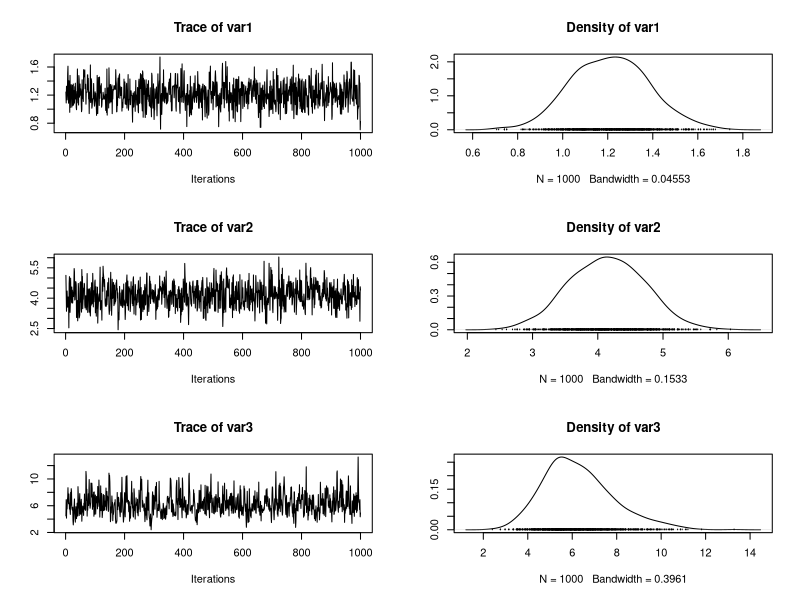
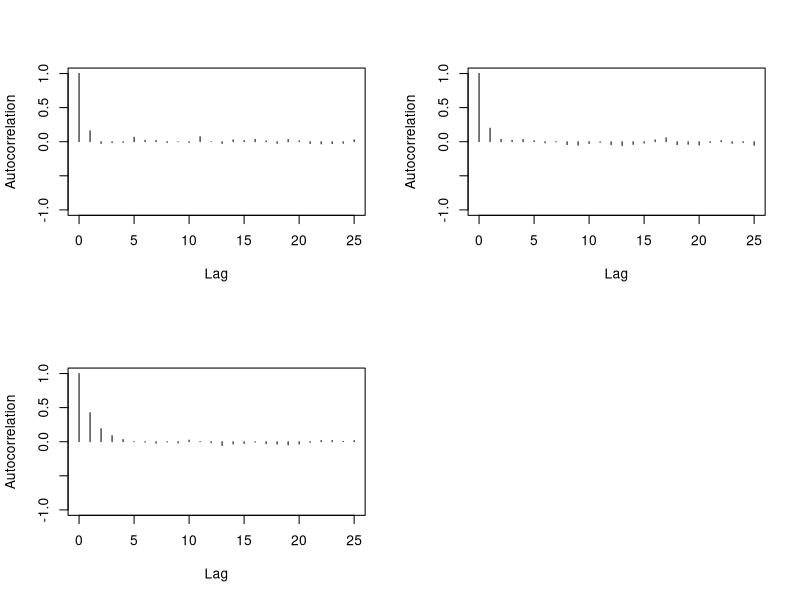
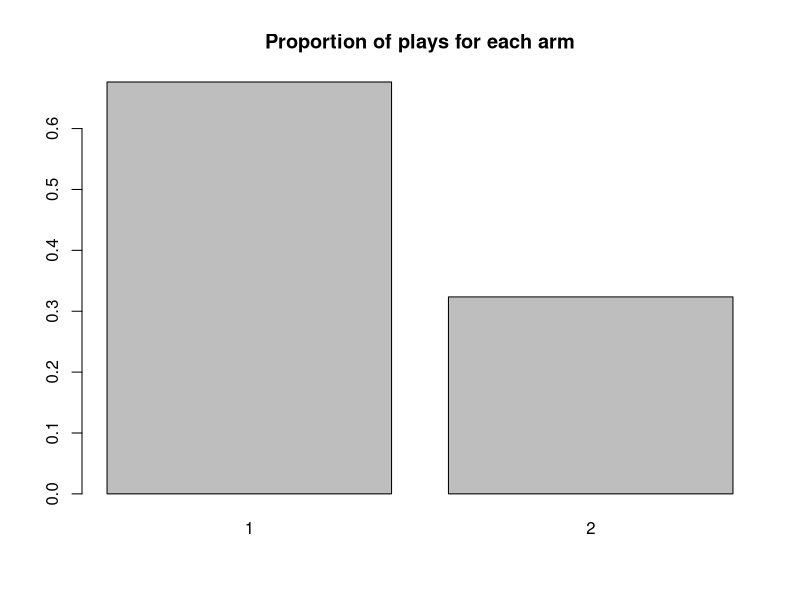
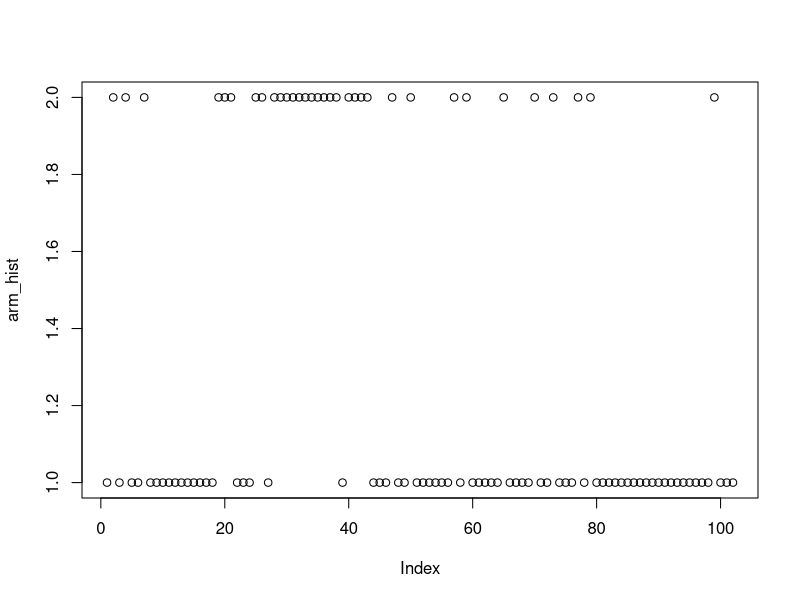

Here is the R script that generated these plots, in order:
## ---- chunk 1
knitr::opts_chunk$set(echo = TRUE, fig.pos = 'h', fig.align = 'center')
knitr::opts_chunk$set(fig.cap = "",  fig.path = "Plot")
library(coda)
library(evd)
library(coda)
## ---- chunk 2
set.seed(1)
# parameter setup
K = 2
D = 3
A = matrix(c(1,1,0,0,1,1),nrow = K, ncol = D,byrow = TRUE)
alpha_truth = c(1,5,10)
## ---- chunk 3
compute_loglikelihood <- function(arm_hist, Y_hist, alpha, A){
  # Compute the loglikelihood of given alpha and structure A
  # arm_hist: a vector of length #times indicating which arms were played in history
  # Y_hist: a vector of length #times recording the rewards we received from playing arm_hist
  # alpha: a vector of length D #sources indicating the shape parameters of sources at which the likelihood will be evaluated
  # A: a matrix of size #arms x #sources indicating the current configuration of the problem
  # return: likelihood
  
  It = arm_hist # a vector of size #times
  yt = matrix(Y_hist, nrow = length(arm_hist), ncol = D, byrow = FALSE) # a matrix of size #times x #sources
  a_Itd = A[It,] # a matrix of size #times x #sources
  alpha_d = matrix(alpha, nrow = length(arm_hist), ncol = D, byrow = TRUE)
  polynomial_terms = rowSums(a_Itd*alpha_d*yt^(-alpha_d-1)) # a vector of size #times
  exponential_terms = exp(-rowSums(a_Itd*yt^(-alpha_d))) # a vector of size #times
  loglikelihood = sum(log(polynomial_terms*exponential_terms))
  return(loglikelihood)
}
## ---- chunk 4
compute_acceptance_ratio <- function(arm_hist, Y_hist, alpha_current, alpha_new, d, A){
  # Compute the acceptance ratio of the proposed dth shape parameter in alpha_new with the current value in alpha_current under Metropolis-Hasting method
  # arm_hist: a vector of length #times indicating which arms were played in history
  # Y_hist: a vector of length #times recording the rewards we received from playing arm_hist
  # alpha_current: a vector of length D #sources indicating the current shape parameters of sources
  # alpha_new: a vector of length D #sources indicating the new shape parameters of sources
  # d: the index of the source that we are going to update
  # A: a matrix of size #arms x #sources indicating the current configuration of the problem
  # return: r: acceptance ratio for the newly proposed shape parameter of source #d
  
  a = 1 # prior parameters of alpha Gamma(a,b)
  b = 1 # prior parameters of alpha Gamma(a,b)
  
  # extract the shape parameter of the souce we want to update
  alpha_current_d = alpha_current[d]
  alpha_new_d = alpha_new[d]
  
  # compute the pdf of all parts in acceptance ratio formula for Metropolis-Hasting algo
  loglikelihood_alpha_current = compute_loglikelihood(arm_hist, Y_hist, alpha_current, A) #likelihood at alpha_current
  loglikelihood_alpha_new = compute_loglikelihood(arm_hist, Y_hist, alpha_new, A) #likelihood at alpha_new
  prior_alpha_current = (alpha_current_d^(a-1))*exp(-b*alpha_current_d) #prior at alpha_current
  prior_alpha_new = (alpha_new_d^(a-1))*exp(-b*alpha_new_d) #prior at alpha_new
  # g(alpha_current_d|alpha_new_d) Gamma(alpha_new_d*tuning,tuning)
  sample_alpha_current = dgamma(alpha_current_d, shape = alpha_new_d*tuning, rate = tuning)  
  # g(alpha_new_d|alpha_current_d) Gamma(alpha_current_d*tuning,tuning)
  sample_alpha_new = dgamma(alpha_new_d, shape = alpha_current_d*tuning, rate = tuning) 
  
  # compute acceptance ratio
  r = (exp(loglikelihood_alpha_new -loglikelihood_alpha_current)*prior_alpha_new*sample_alpha_current)/
  (prior_alpha_current*sample_alpha_new)

  return(r)
}
## ---- chunk 5
set.seed(1)
# Step 0: Constants
alpha_current = c(2,4,6) # start the chain with alpha = c(2,4,6)
tuning = 5 # tuning parameter of the proposal distribution
burnin = 200
steps = 100 # total number of play after initialization
top_two_prob = 0.9 # parameter for top-two sampling
 
# Step 1: Initialization: Play each arm once
arm_hist = c(rep(1,1), rep(2,1))
Y_hist = rep(0, length(arm_hist))
for (t in 1:length(arm_hist)) {
  It = arm_hist[t] # arm that was played at that step
  active_source = (A[It,])*(1:D) # which sources are active
  Y_hist[t] = max(rfrechet(sum(A[It,]),shape = alpha_truth[active_source]))
}

# Step 2: Sample shape parameter from posterior distribution after 200 burnin (avoid dependence on initial guess)
for (t in 1:(burnin+1)) {
  for (d in 1:D) {
    alpha_current_d = alpha_current[d]
    # propose new values using proposal distribution Gamma(alpha_current_d*tuning,tuning)
    alpha_new_d = rgamma(1, shape = alpha_current_d*tuning, rate = tuning)
    alpha_new = alpha_current
    alpha_new[d] = alpha_new_d
    
    # compute acceptance ratio
    r = compute_acceptance_ratio(arm_hist, Y_hist, alpha_current, alpha_new, d, A)
    u = runif(1,0,1)
    if (u<r) {
      # accept proposed value
      alpha_current = alpha_new
    }
  }
}

# Loop through step 3, 4
for (time in 1:steps) {
  # Step 3: With prob = 0.9, play arm connected to source with smallest sampled shape param. With prob = 0.1, play the other arm.
  
  # Find best arm for that round
  alpha_mat = matrix(alpha_current, nrow = K, ncol = D, byrow = TRUE)*A
  alpha_mat = replace(alpha_mat, alpha_mat == 0, NA)
  best_source = apply(alpha_mat, MARGIN = 1, min, na.rm = TRUE) # best source parameter for each arm
  arm_rank = order(best_source, decreasing = FALSE) # the rank of each arm (smallest to largest shape param)
  # Check for tie, if tie, play them uniformly at random
  if(sum(best_source == min(best_source)) > 1){
    option = (best_source == min(best_source))*1:K
    option = option[option!=0]          
    It = sample(option,1)
  }else{
    if (runif(1,0,1)<top_two_prob) {
      # play the best arm
      It = arm_rank[1]
    }else{
      # play the second best arm
      It = arm_rank[2]
    }
  }
  
  # Play arm It
  active_source = (A[It,])*(1:D) # which sources are active while playing It
  reward = max(rfrechet(sum(A[It,]),shape = alpha_truth[active_source])) # get reward from playing It
  # Update history
  arm_hist = c(arm_hist, It)
  Y_hist = c(Y_hist, reward)
  
  # Step 4: Sample new shape parameter from posterior distribution (Using Metropolis-Hasting)
  for (d in 1:D) {
    alpha_current_d = alpha_current[d]
    # propose new values using proposal distribution Gamma(alpha_current_d*tuning,tuning)
    alpha_new_d = rgamma(1, shape = alpha_current_d*tuning, rate = tuning)
    alpha_new = alpha_current
    alpha_new[d] = alpha_new_d
    
    # compute acceptance ratio
    r = compute_acceptance_ratio(arm_hist, Y_hist, alpha_current, alpha_new, d, A)
    u = runif(1,0,1)
    if (u<r) {
      # accept proposed value
      alpha_current = alpha_new
    }
  }
}
## ---- chunk 6
# start the chain using last sampled alpha_current
tuning = 5 # tuning parameter of the proposal distribution
burnin = 1000
size = 5000 # total number of posterior samples before thining
thining = 5
ALPHA = matrix(0, nrow = size, ncol = D) # matrix to save samples from posterior distribution
count = 0
accept = 0
for (t in 1:(burnin+size)) {
  for (d in 1:D) {
    alpha_current_d = alpha_current[d]
    # propose new values using proposal distribution Gamma(alpha_current_d*tuning,tuning)
    alpha_new_d = rgamma(1, shape = alpha_current_d*tuning, rate = tuning)
    alpha_new = alpha_current
    alpha_new[d] = alpha_new_d
    
    # compute acceptance ratio
    r = compute_acceptance_ratio(arm_hist, Y_hist, alpha_current, alpha_new, d, A)
    u = runif(1,0,1)
    count = count + 1
    if (u<r) {
      # accept proposed value
      alpha_current = alpha_new
      accept = accept + 1
    }
  }
  
  if (t>burnin) {
    # past burnin period already - save output
    ALPHA[t-burnin,] = alpha_current
  }
}
ALPHA = ALPHA[seq(1, size, thining),]
print(paste('acceptance rate',accept/count))
print(paste('P(source 1 is best) =', mean(apply(ALPHA, MARGIN = 1, min) == ALPHA[,1])))
## ---- chunk 7
ALPHA.mcmc <- mcmc(ALPHA, start = 1)
summary(ALPHA.mcmc)
plot(ALPHA.mcmc)
autocorr.plot(ALPHA.mcmc)
## ---- chunk 8
barplot(table(arm_hist)/length(arm_hist), main = 'Proportion of plays for each arm')
plot(arm_hist)
